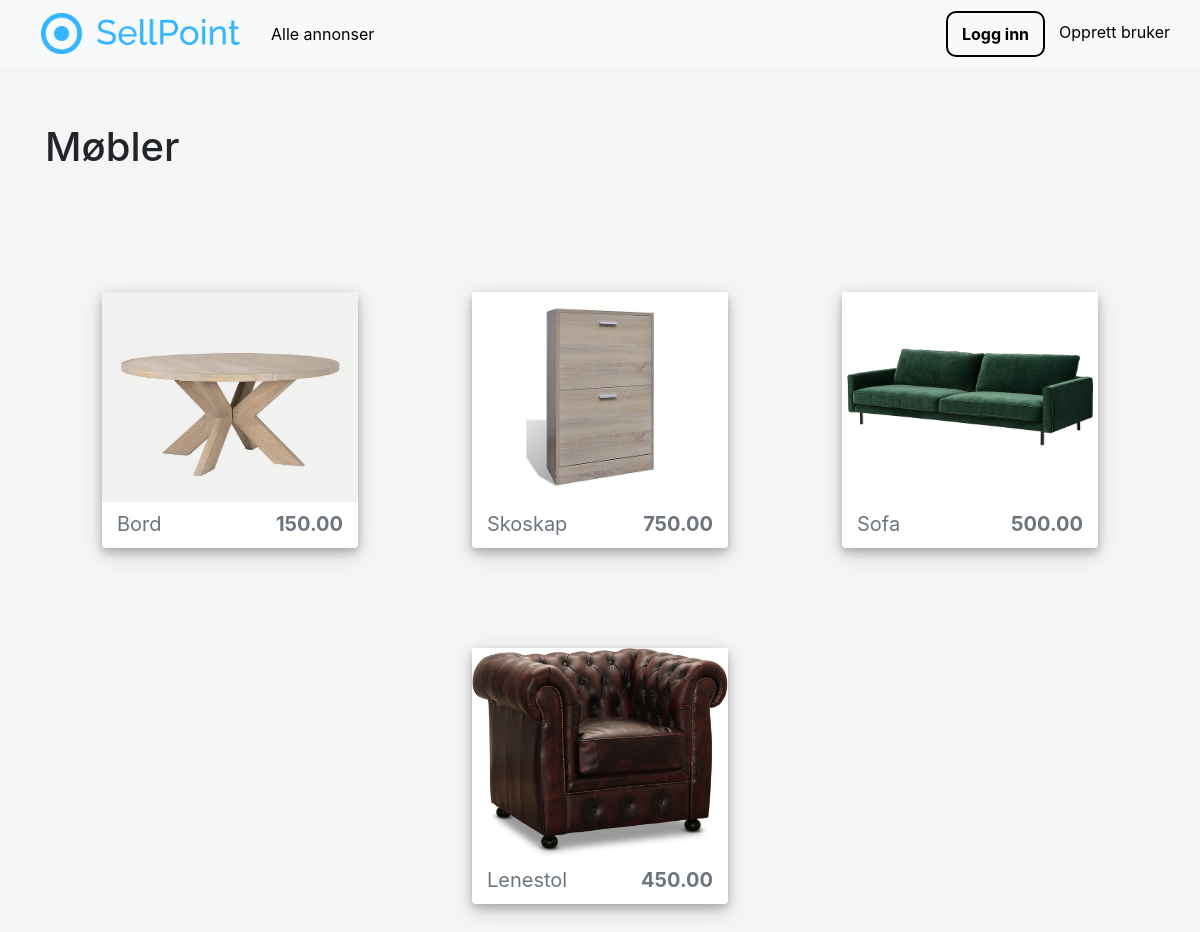
/ads/Møbler, run on the app's committed database.
### advertisements/models.py (models this page shows, shortened)
class Category(models.Model):
    name = models.CharField(max_length=32)
    image = models.ImageField(upload_to='images/categories')

class Advertisement(models.Model):
    title = models.CharField(max_length=32)
    description = models.TextField()
    price = models.DecimalField(max_digits=10, decimal_places=2, default=0.00)
    image_main = models.ImageField(upload_to='images/advertisements')
    latitude = models.DecimalField(max_digits=9, decimal_places=6, default=63.446827)
    longitude = models.DecimalField(max_digits=9, decimal_places=6, default=10.421906)
    published = models.DateTimeField(default=timezone.now)
    author = models.ForeignKey(User, on_delete=models.CASCADE)
    category = models.ForeignKey(Category, default=1, on_delete=models.DO_NOTHING, related_name='advertisement')

### advertisements/views.py (the view)
# urls.py: path('<str:category>', CategoryAdvertisementListView.as_view(), name='category-ads'),
class CategoryAdvertisementListView(ListView):
    model = Advertisement
    template_name = 'advertisements/ads.html'
    context_object_name = 'advertisements'
    paginate_by = 8
    def get_queryset(self):
        category = get_object_or_404(Category, name=self.kwargs.get('category'))
        return Advertisement.objects.filter(category=category).order_by('-published')
    def get_context_data(self, **kwargs):
        context = super().get_context_data(**kwargs)
        category = get_object_or_404(Category, name=self.kwargs.get('category'))
        context['category_name'] = category.name
        return context

### advertisements/templates/advertisements/ads.html
{% extends "pages/base.html" %}
{% block content %}
<h1 class="mb-3">
    {% if username %}
    Annonsene til {{ username }}
    {% elif category_name %}
    {{ category_name }}
    {% else %}Annonser
    {% endif %}
</h1>
<div class="d-flex flex-wrap align-content-stretch" style="padding-top: 5%; margin: auto; width: 100%; justify-content: space-around;">
    {% for advertisement in advertisements %}
    <div style="margin:50px">
        <div class="ad-polaroid rounded" style="
              width: 256px;
              height: 256px;
              background-color: white;
              box-shadow: 0 4px 8px 0 rgba(0, 0, 0, 0.2), 0 6px 20px 0 rgba(0, 0, 0, 0.19);">
            {% if username %}
            <a class="nounderline" href="{% url 'user-ad-detail' username advertisement.id %}">
            {% elif category_name %}
                <a class="nounderline" href="{% url 'category-ad-detail' category_name advertisement.id %}">
            {% else %}
                    <a class="nounderline" href="{% url 'ad-detail' advertisement.id %}">
            {% endif %}
                <img class="img-fluid" src="{{ advertisement.image_main.url }}" style="width:100%; height:210px">
                <div class="d-flex text-decoration-none" style="padding: 10px 15px">
                    <h5 class="text-muted text-left text-decoration-none" style="
                        font-weight: normal;
                        display: block;
                        width: 100px;
                        overflow: hidden;
                        white-space: nowrap;
                        text-overflow: ellipsis;"> {{ advertisement.title }}</h5>
                          <h2 class="figure-caption ml-auto text-decoration-none " style="
                          font-size:20px;
                          font-weight: bold;
                        display: block;
                        overflow: hidden;
                        white-space: nowrap;
                        text-overflow: ellipsis;">{{ advertisement.price }}</h2>
                </div>
            </a>
        </div>
    </div>
    {% endfor %}
</div>
{% endblock content %}

### pages/static/pages/main.css (style rules this page uses)
body { margin: 0px; background-color: #f5f5f5; }
.nounderline { text-decoration: none !important }
.ad-polaroid { width: 80%; background-color: white; box-shadow: 0 4px 8px 0 rgba(0, 0, 0, 0.2), 0 6px 20px 0 rgba(0, 0, 0, 0.19); }

### data on the page
Category: name "Møbler"
Advertisement: image_main (picture), title "Bord", price "150.00"
Advertisement: image_main (picture), title "Skoskap", price "750.00"
Advertisement: image_main (picture), title "Sofa", price "500.00"
Advertisement: image_main (picture), title "Lenestol", price "450.00"
